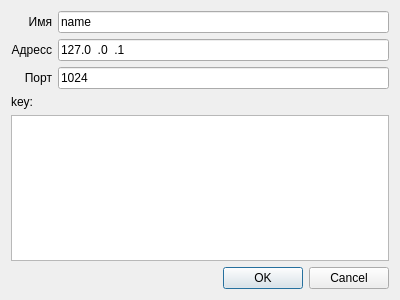
<?xml version="1.0" encoding="UTF-8"?>
<ui version="4.0">
 <class>win_connect</class>
 <widget class="QDialog" name="win_connect">
  <property name="windowModality">
   <enum>Qt::ApplicationModal</enum>
  </property>
  <property name="geometry">
   <rect>
    <x>0</x>
    <y>0</y>
    <width>400</width>
    <height>300</height>
   </rect>
  </property>
  <property name="windowTitle">
   <string>Подключение</string>
  </property>
  <layout class="QVBoxLayout" name="verticalLayout_3">
   <item>
    <layout class="QHBoxLayout" name="horizontalLayout">
     <item>
      <layout class="QVBoxLayout" name="verticalLayout_2">
       <item>
        <widget class="QLabel" name="label">
         <property name="text">
          <string>Имя</string>
         </property>
         <property name="alignment">
          <set>Qt::AlignRight|Qt::AlignTrailing|Qt::AlignVCenter</set>
         </property>
        </widget>
       </item>
       <item>
        <widget class="QLabel" name="label_2">
         <property name="text">
          <string>Адресс</string>
         </property>
         <property name="alignment">
          <set>Qt::AlignRight|Qt::AlignTrailing|Qt::AlignVCenter</set>
         </property>
        </widget>
       </item>
       <item>
        <widget class="QLabel" name="label_3">
         <property name="text">
          <string>Порт</string>
         </property>
         <property name="alignment">
          <set>Qt::AlignRight|Qt::AlignTrailing|Qt::AlignVCenter</set>
         </property>
        </widget>
       </item>
      </layout>
     </item>
     <item>
      <layout class="QVBoxLayout" name="verticalLayout">
       <item>
        <widget class="QLineEdit" name="ln_name">
         <property name="inputMask">
          <string>Annnnnnnnn</string>
         </property>
         <property name="text">
          <string>name</string>
         </property>
        </widget>
       </item>
       <item>
        <widget class="QLineEdit" name="ln_addr">
         <property name="inputMask">
          <string>000.000.000.000</string>
         </property>
         <property name="text">
          <string>127.0.0.1</string>
         </property>
        </widget>
       </item>
       <item>
        <widget class="QLineEdit" name="ln_port">
         <property name="inputMask">
          <string>9000</string>
         </property>
         <property name="text">
          <string>1024</string>
         </property>
        </widget>
       </item>
      </layout>
     </item>
    </layout>
   </item>
   <item>
    <widget class="QLabel" name="label_4">
     <property name="text">
      <string>key:</string>
     </property>
    </widget>
   </item>
   <item>
    <widget class="QTextEdit" name="te_key"/>
   </item>
   <item>
    <widget class="QDialogButtonBox" name="buttonBox">
     <property name="orientation">
      <enum>Qt::Horizontal</enum>
     </property>
     <property name="standardButtons">
      <set>QDialogButtonBox::Cancel|QDialogButtonBox::Ok</set>
     </property>
    </widget>
   </item>
  </layout>
 </widget>
 <resources/>
 <connections>
  <connection>
   <sender>buttonBox</sender>
   <signal>accepted()</signal>
   <receiver>win_connect</receiver>
   <slot>accept()</slot>
   <hints>
    <hint type="sourcelabel">
     <x>248</x>
     <y>254</y>
    </hint>
    <hint type="destinationlabel">
     <x>157</x>
     <y>274</y>
    </hint>
   </hints>
  </connection>
  <connection>
   <sender>buttonBox</sender>
   <signal>rejected()</signal>
   <receiver>win_connect</receiver>
   <slot>reject()</slot>
   <hints>
    <hint type="sourcelabel">
     <x>316</x>
     <y>260</y>
    </hint>
    <hint type="destinationlabel">
     <x>286</x>
     <y>274</y>
    </hint>
   </hints>
  </connection>
 </connections>
 <slots>
  <signal>connectToServer(QString,QString)</signal>
 </slots>
</ui>
